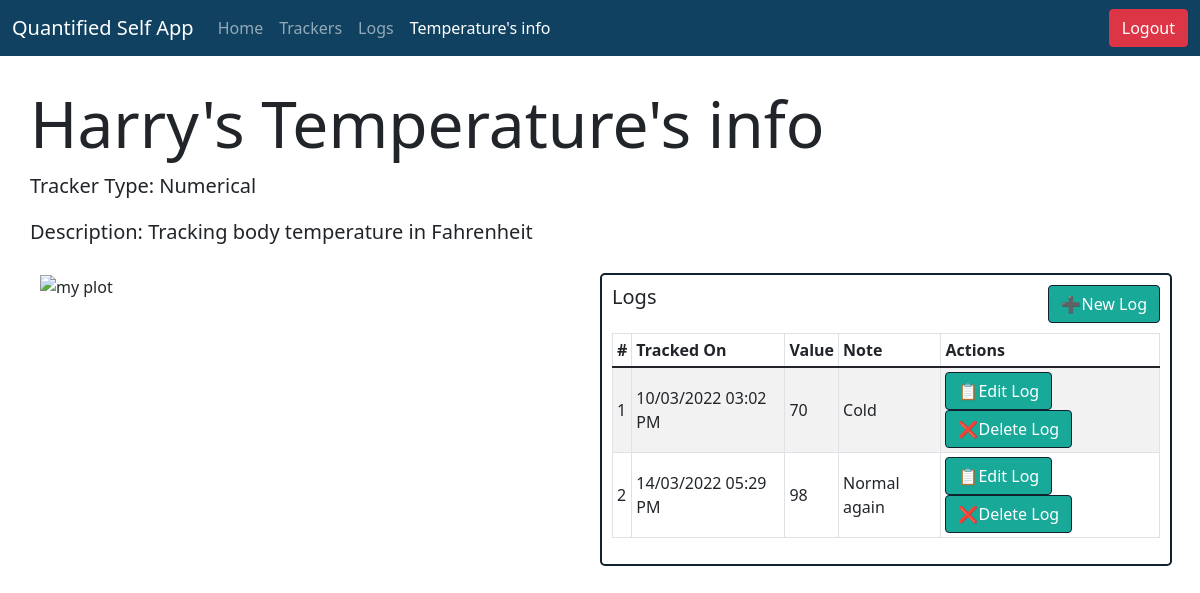
The page /user/Harry/tracker/1 (signed in) on the database as committed earlier.
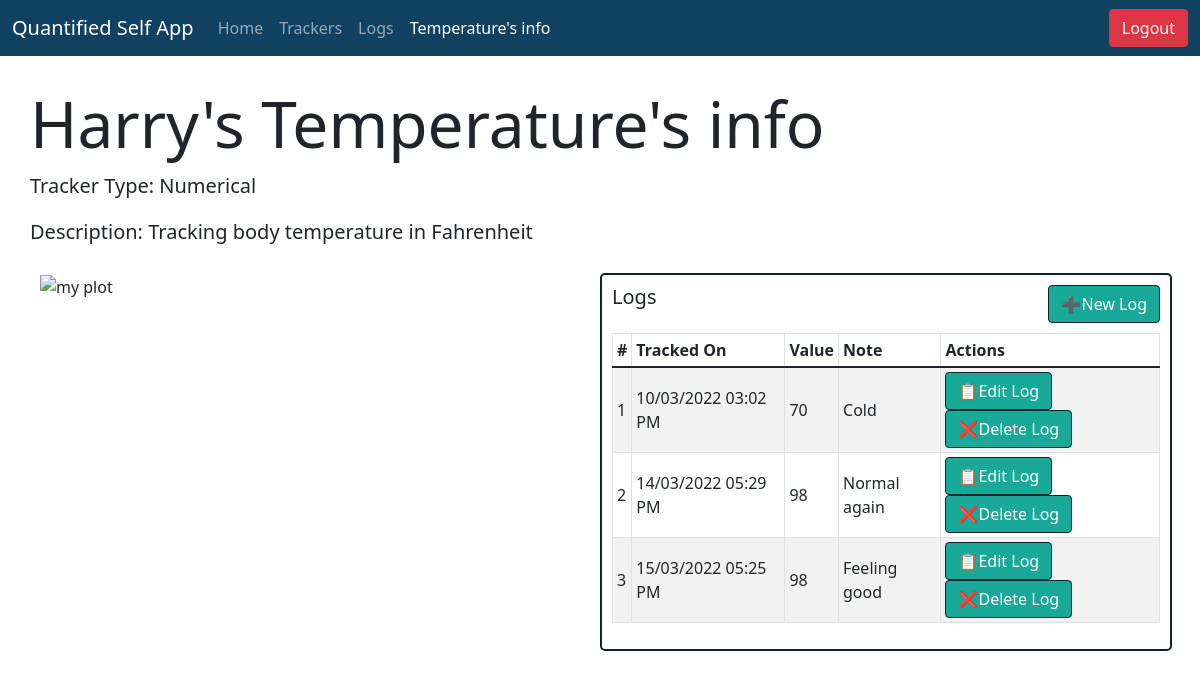
The same page on the database as committed later.
### models.py (models this page shows)
class Logs_Model(db.Model):
  __tablename__ = "Logs"
  log_id = db.Column(db.Integer, autoincrement=True, primary_key=True)
  value = db.Column(db.String, nullable=False)
  note = db.Column(db.String)
  timestamp = db.Column(db.String, nullable=False)
  user_id = db.Column(db.Integer, db.ForeignKey("Users.user_id"), primary_key=True, nullable=False)
  tracker_id = db.Column(db.Integer, db.ForeignKey("Trackers.tracker_id"), primary_key=True, nullable=False)

### app/userviews.py (the view)
@app.route("/user/<username>/tracker/<int:tracker_id>")
@login_required
def user_tracker_info(username, tracker_id):
    logs = Logs_Model.query.filter_by(tracker_id=tracker_id, user_id=current_user.user_id).all()
    tracker = Trackers_Model.query.filter_by(tracker_id=tracker_id).first()
    s = None
    try:
        choices = Selectable_Values_Model.query.filter_by(tracker_id=tracker_id).first()
        s = choices.selectables
    except:
        pass
    condition = False
    if (tracker.tracker_type == "Numerical" or tracker.tracker_type == "Time Duration") and logs:
        condition = True
    return render_template("user_tracker_info.html", username=username, tracker=tracker, condition=condition, logs=logs, s=s)

### app/userviews.py (called while the page is built)
@login_manager.user_loader
def load_user(user_id):
    return Users_Model.query.get(user_id)

### templates/user_tracker_info.html (shortened to what this page needs)
<!DOCTYPE html>
<html lang="en">
<head>
    <link rel="stylesheet" href="/css/bootstrap.css">
    <link rel="stylesheet" href="/css/styles.css">
</head>
<body>
    <nav class="navbar navbar-expand-lg navbar-dark" style="background-color: #104161;">
        <div class="container-fluid">
          <a class="navbar-brand" href="#">Quantified Self App</a>
          <div class="collapse navbar-collapse" id="navbarNavAltMarkup">
            <div class="navbar-nav">
              <a class="nav-link" aria-current="page" href="/user/{{username}}/home">Home</a>
              <a class="nav-link" href="/user/{{username}}/trackers">Trackers</a>
              <a class="nav-link" href="/user/{{username}}/logs">Logs</a>
              <a class="nav-link active" href="#">{{tracker.tracker_name}}'s info</a>
            </div>
          </div>
          <a class="btn btn-danger" role="button" href="/user/logout" >Logout</a>
        </div>
    </nav>
    <div class="container-fluid" style="padding: 30px;">
        <div class="row justify-content-between">
          <h1 class="display-3">
            {{username}}'s {{tracker.tracker_name}}'s info
          </h1>
          <p class="lead"><strong>Tracker Type: {{tracker.tracker_type}}</strong></p>
          <p class="lead"><strong>Description: {{tracker.tracker_desc}}</strong></p>
        </div>
        <div class="row" style="padding: 10px;">
          {% if condition %}
          <div class="col-sm justify-content-center">
            <img src="/plot_png/{{tracker.tracker_id}}" alt="my plot" height="100%" width="100%" style="object-fit: contain;">
          </div>
          {% endif %}
          <div class="col-sm justify-content-center" id="my-col">
            <div class="row justify-content-between" style="padding-bottom: 10px;">
              <div class="col-3">
                <h5>Logs</h5>
              </div>
              <div class="col-auto">
                <a href="/user/{{username}}/logs/{{tracker.tracker_id}}/add" style="border: 0.5px solid #10222E; background-color: #18A999; color: white; text-align: right;" class="btn">➕New Log</a>
              </div>
            </div>
            <div class="table-responsive">
              <table class="table table-sm table-bordered table-striped align-middle">
                <thead>
                  <tr>
                    <th scope="col">#</th>
                    <th scope="col">Tracked On</th>
                    <th scope="col">Value</th>
                    <th scope="col">Note</th>
                    <th scope="col">Actions</th>
                  </tr>
                </thead>
                <tbody>
                  {% for log in logs %}
                  <tr>
                    <td>{{loop.index}}</td>
                    <td>{{log.timestamp}}</td>
                    <td>{{log.value}}</td>
                    <td>{{log.note}}</td>
                    <td>
                      <a href="/user/{{username}}/logs/{{log.log_id}}/edit" class="btn" id="my-button">📋Edit Log</a>
                      <a href="/user/{{username}}/logs/{{log.log_id}}/delete"class="btn" id="my-button">❌Delete Log</a>
                    </td>
                  </tr>
                  {% endfor %}
                </tbody>
              </table>
            </div>
          </div>
        </div>
    </div>
</body>
</html>

Rows that differ between the two databases and show on the page:
added Logs_Model: timestamp "15/03/2022 05:25 PM", value "98", note "Feeling good"
